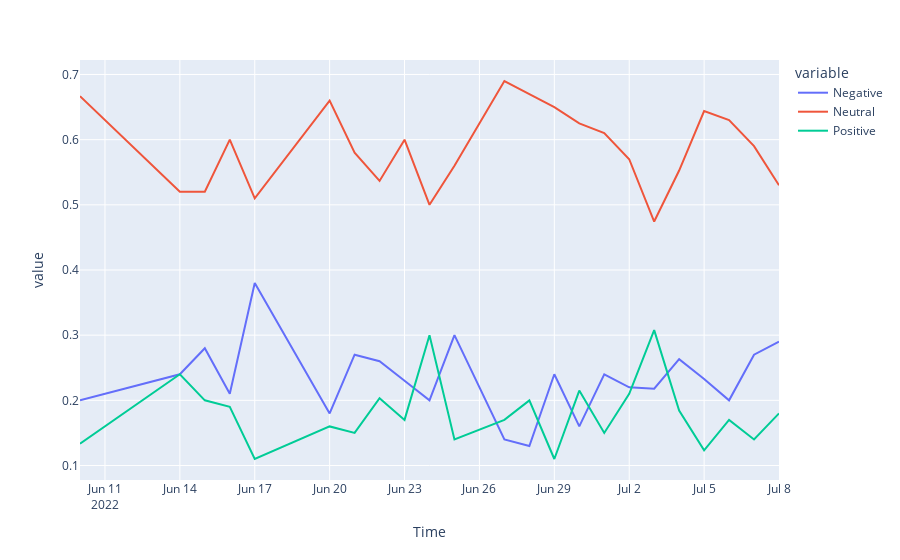

The code cell stored with this chart in its notebook:
### Code cell
pd.options.plotting.backend = 'plotly'
pt_data.plot(y=['Negative', 'Neutral', 'Positive'])

### Figure 1 — Plotly figure (JSON) as saved in the notebook; plotly's stock layout.template omitted (floating-point values rounded to 4 significant figures)
{"data": [{"hovertemplate": "variable=Negative<br>Time=%{x}<br>value=%{y}<extra></extra>", "legendgroup": "Negative", "line": {"color": "#636efa", "dash": "solid"}, "marker": {"symbol": "circle"}, "mode": "lines", "name": "Negative", "orientation": "v", "showlegend": true, "type": "scatter", "x": ["2022-06-10T00:00:00", "2022-06-14T00:00:00", "2022-06-15T00:00:00", "2022-06-16T00:00:00", "2022-06-17T00:00:00", "2022-06-20T00:00:00", "2022-06-21T00:00:00", "2022-06-22T00:00:00", "2022-06-23T00:00:00", "2022-06-24T00:00:00", "2022-06-25T00:00:00", "2022-06-27T00:00:00", "2022-06-28T00:00:00", "2022-06-29T00:00:00", "2022-06-30T00:00:00", "2022-07-01T00:00:00", "2022-07-02T00:00:00", "2022-07-03T00:00:00", "2022-07-04T00:00:00", "2022-07-05T00:00:00", "2022-07-06T00:00:00", "2022-07-07T00:00:00", "2022-07-08T00:00:00"], "xaxis": "x", "y": [0.2, 0.24, 0.28, 0.21, 0.38, 0.18, 0.27, 0.26, 0.23, 0.2, 0.3, 0.14, 0.13, 0.24, 0.16, 0.24, 0.22, 0.2179, 0.2632, 0.2329, 0.2, 0.27, 0.29], "yaxis": "y"}, {"hovertemplate": "variable=Neutral<br>Time=%{x}<br>value=%{y}<extra></extra>", "legendgroup": "Neutral", "line": {"color": "#EF553B", "dash": "solid"}, "marker": {"symbol": "circle"}, "mode": "lines", "name": "Neutral", "orientation": "v", "showlegend": true, "type": "scatter", "x": ["2022-06-10T00:00:00", "2022-06-14T00:00:00", "2022-06-15T00:00:00", "2022-06-16T00:00:00", "2022-06-17T00:00:00", "2022-06-20T00:00:00", "2022-06-21T00:00:00", "2022-06-22T00:00:00", "2022-06-23T00:00:00", "2022-06-24T00:00:00", "2022-06-25T00:00:00", "2022-06-27T00:00:00", "2022-06-28T00:00:00", "2022-06-29T00:00:00", "2022-06-30T00:00:00", "2022-07-01T00:00:00", "2022-07-02T00:00:00", "2022-07-03T00:00:00", "2022-07-04T00:00:00", "2022-07-05T00:00:00", "2022-07-06T00:00:00", "2022-07-07T00:00:00", "2022-07-08T00:00:00"], "xaxis": "x", "y": [0.6667, 0.52, 0.52, 0.6, 0.51, 0.66, 0.58, 0.5367, 0.6, 0.5, 0.56, 0.69, 0.67, 0.65, 0.625, 0.61, 0.57, 0.4744, 0.5526, 0.6438, 0.63, 0.59, 0.53], "yaxis": "y"}, {"hovertemplate": "variable=Positive<br>Time=%{x}<br>value=%{y}<extra></extra>", "legendgroup": "Positive", "line": {"color": "#00cc96", "dash": "solid"}, "marker": {"symbol": "circle"}, "mode": "lines", "name": "Positive", "orientation": "v", "showlegend": true, "type": "scatter", "x": ["2022-06-10T00:00:00", "2022-06-14T00:00:00", "2022-06-15T00:00:00", "2022-06-16T00:00:00", "2022-06-17T00:00:00", "2022-06-20T00:00:00", "2022-06-21T00:00:00", "2022-06-22T00:00:00", "2022-06-23T00:00:00", "2022-06-24T00:00:00", "2022-06-25T00:00:00", "2022-06-27T00:00:00", "2022-06-28T00:00:00", "2022-06-29T00:00:00", "2022-06-30T00:00:00", "2022-07-01T00:00:00", "2022-07-02T00:00:00", "2022-07-03T00:00:00", "2022-07-04T00:00:00", "2022-07-05T00:00:00", "2022-07-06T00:00:00", "2022-07-07T00:00:00", "2022-07-08T00:00:00"], "xaxis": "x", "y": [0.1333, 0.24, 0.2, 0.19, 0.11, 0.16, 0.15, 0.2033, 0.17, 0.3, 0.14, 0.17, 0.2, 0.11, 0.215, 0.15, 0.21, 0.3077, 0.1842, 0.1233, 0.17, 0.14, 0.18], "yaxis": "y"}], "layout": {"legend": {"title": {"text": "variable"}, "tracegroupgap": 0}, "margin": {"t": 60}, "xaxis": {"anchor": "y", "domain": [0, 1], "title": {"text": "Time"}}, "yaxis": {"anchor": "x", "domain": [0, 1], "title": {"text": "value"}}}}
